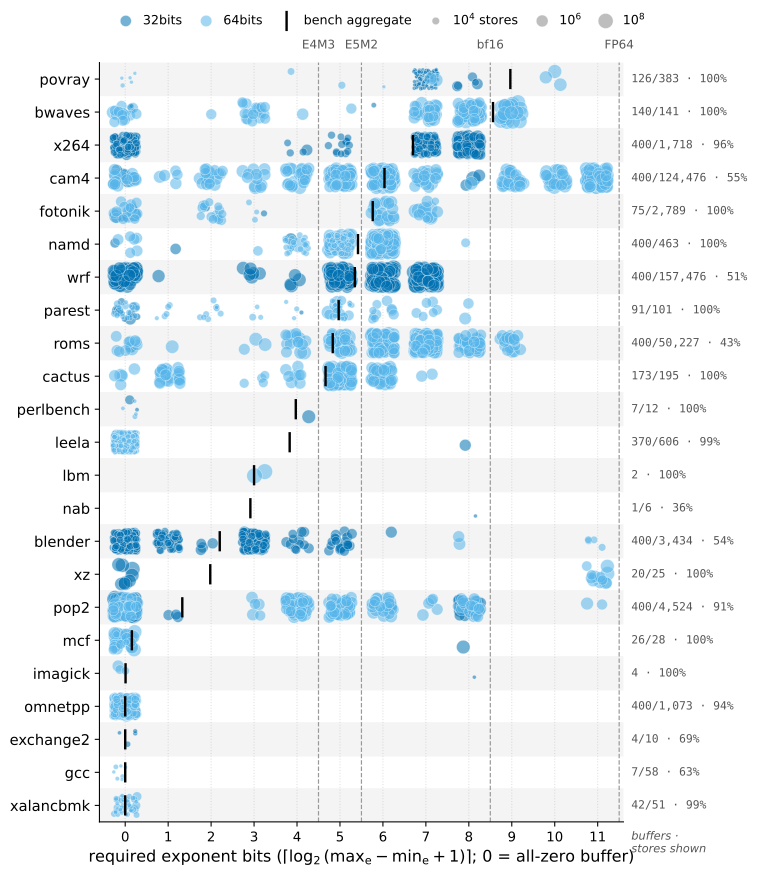

Here is the Python script that generated this plot:
#!/usr/bin/env python3
"""Required exponent bits per individual buffer, one strip per benchmark.

One dot per buffer at ceil(log2(max_e - min_e + 1)) — the minimum
exponent-bit width a format needs to span the buffer's observed dynamic
range. Buffers whose every store is zero sit at 0 bits (no exponent
needed). Vertical dashed lines mark the standard cutoffs: 4 bits =
FP8 E4M3, 5 = FP8 E5M2, 8 = bfloat16/FP32, 11 = FP64. A buffer left of
a cutoff is range-compatible with that format (window position must
still be checked — the paper joins this with the absolute [-6,8] etc.
windows). Black tick = store-weighted mean required bits. Same visual
language as Q35/Q36; dots are the top 400 buffers per bench by stores
(>= 1000 stores), coverage annotated in the right margin.
"""
from pathlib import Path

import matplotlib.pyplot as plt
import numpy as np
import pandas as pd

HERE = Path(__file__).resolve().parent
OUT  = HERE / "figure.svg"

MIN_STORES = 1000
MAX_DOTS   = 400

COLORS  = {"32bits": "#0072B2", "64bits": "#56B4E9"}
CUTOFFS = [(4, "E4M3"), (5, "E5M2"), (8, "bf16"), (11, "FP64")]

SIZE_LO, SIZE_HI = 3.0, 9.0
AREA_LO, AREA_HI = 8.0, 150.0


def dot_area(n: np.ndarray) -> np.ndarray:
    return np.interp(np.log10(n.astype(float)),
                     [SIZE_LO, SIZE_HI], [AREA_LO, AREA_HI])


def main() -> None:
    df = pd.read_csv(HERE / "result.csv")
    span = (df["max_e"] - df["min_e"] + 1)
    df["req_bits"] = np.where(df["min_e"].isna(), 0.0,
                              np.ceil(np.log2(span.clip(lower=1))))

    dots = (df.sort_values("total", ascending=False)
            .groupby("bench", group_keys=False)
            .apply(lambda g: (g[g["total"] >= MIN_STORES].head(MAX_DOTS)
                              if (g["total"] >= MIN_STORES).any() else g),
                   include_groups=True)
            .copy())
    print(f"dots: {len(dots)}/{len(df)} buffers, "
          f"{dots.total.sum()/df.total.sum():.1%} of stores")

    agg = (df.assign(w=df.req_bits * df.total)
             .groupby("bench")
             .apply(lambda g: g.w.sum() / g.total.sum(),
                    include_groups=False))
    benches = agg.sort_values(ascending=False).index.tolist()
    row_of = {b: i for i, b in enumerate(benches)}

    rng = np.random.default_rng(0)
    dots["y"] = (dots["bench"].map(row_of).astype(float)
                 + rng.uniform(-0.30, 0.30, len(dots)))
    dots["x"] = dots["req_bits"] + rng.uniform(-0.28, 0.28, len(dots))

    fig, ax = plt.subplots(figsize=(8.0, 0.33 * len(benches) + 1.6))

    for i in range(0, len(benches), 2):
        ax.axhspan(i - 0.5, i + 0.5, color="#000000", alpha=0.045, zorder=0)
    for x, name in CUTOFFS:
        ax.axvline(x + 0.5, color="#999", lw=0.9, linestyle="--", zorder=1)
        ax.text(x + 0.5, -0.85, name, ha="center", va="bottom",
                fontsize=9, color="#555")

    for atype, color in COLORS.items():
        s = dots[dots.alloc_type == atype]
        ax.scatter(s["x"], s["y"], s=dot_area(s["total"].to_numpy()),
                   color=color, alpha=0.55,
                   edgecolor="white", linewidth=0.4,
                   label=atype, zorder=3)

    ax.scatter(agg.loc[benches].to_numpy(), np.arange(len(benches)),
               marker="|", s=230, color="#000000", linewidth=1.8,
               label="bench aggregate", zorder=4)

    counts = dots.groupby("bench").size()
    totals = df.groupby("bench").size()
    cover  = (dots.groupby("bench")["total"].sum()
              / df.groupby("bench")["total"].sum())
    for b in benches:
        n, t = counts.get(b, 0), totals.get(b, 0)
        cell = f"{n}/{t:,}" if n < t else f"{t:,}"
        cov = cover.get(b, 0)
        cov = 0.0 if pd.isna(cov) else cov
        ax.text(1.015, row_of[b], f"{cell} · {cov:.0%}",
                ha="left", va="center", fontsize=8.5, color="#555",
                family="monospace",
                transform=ax.get_yaxis_transform())
    ax.text(1.015, -0.012, "buffers ·\nstores shown", ha="left", va="top",
            fontsize=8.5, color="#555", style="italic",
            transform=ax.transAxes)

    ax.set_yticks(np.arange(len(benches)))
    ax.set_yticklabels(benches, fontsize=11)
    ax.set_ylim(len(benches) - 0.5, -0.5)
    ax.set_xlim(-0.6, 11.6)
    ax.set_xticks(range(0, 12))
    ax.set_xlabel("required exponent bits "
                  r"($\lceil\log_2(\mathrm{max_e}-\mathrm{min_e}+1)\rceil$;"
                  " 0 = all-zero buffer)", fontsize=12)
    ax.tick_params(axis="x", labelsize=10)
    ax.grid(axis="x", linestyle=":", alpha=0.4)
    ax.set_axisbelow(True)
    for spine in ("top", "right"):
        ax.spines[spine].set_visible(False)

    size_key = [plt.scatter([], [], s=dot_area(np.array([10.0**e])),
                            color="#888", alpha=0.55, edgecolor="white",
                            linewidth=0.4)
                for e in (4, 6, 8)]
    handles, labels = ax.get_legend_handles_labels()
    handles += size_key
    labels  += [r"$10^4$ stores", r"$10^6$", r"$10^8$"]
    fig.legend(handles, labels, loc="upper center",
               bbox_to_anchor=(0.5, 1.0), frameon=False, ncol=6,
               fontsize=9.5, columnspacing=0.9, handletextpad=0.35)

    fig.tight_layout(rect=(0, 0, 1, 0.975))
    fig.savefig(OUT, format="svg", bbox_inches="tight")
    print(f"wrote {OUT}")


if __name__ == "__main__":
    main()
